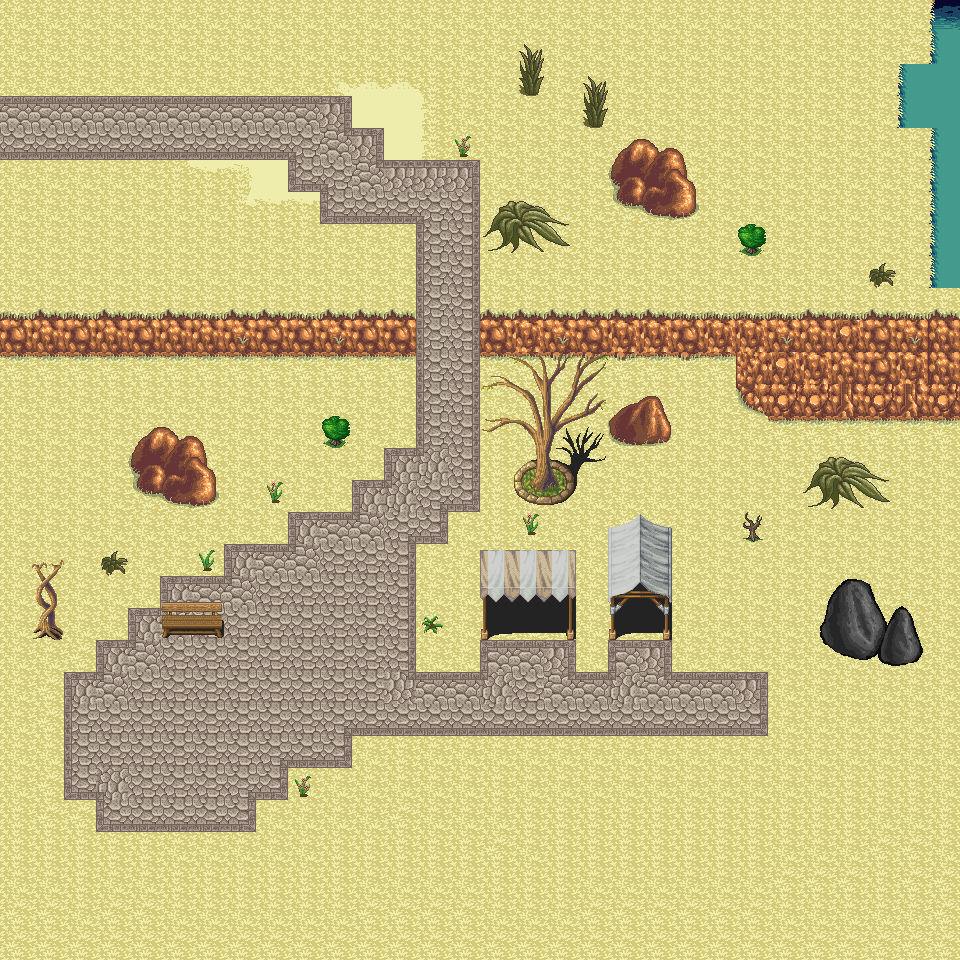

Below is a game level as drawn by its tile map, then a one-line description and the .tmx that defines it (tile-layer data replaced by summaries):
An orthogonal 30x30 tile map with 32x32 px tiles, 2 tile layers (terrain, buildings), 2 tilesets.

<map version="1.2" tiledversion="1.2.5" orientation="orthogonal" renderorder="right-down" width="30" height="30" tilewidth="32" tileheight="32" infinite="0" nextlayerid="3" nextobjectid="1">
 <tileset firstgid="1" source="map1.tsx" />
 <tileset firstgid="901" source="map2.tsx" />
 <layer id="1" name="terrain" width="30" height="30">
  <data>[900 cells, 900 non-empty, 39 distinct tile ids]</data>
 </layer>
 <layer id="2" name="buildings" width="30" height="30">
  <data>[900 cells, 105 non-empty, 84 distinct tile ids]</data>
 </layer>
</map>
